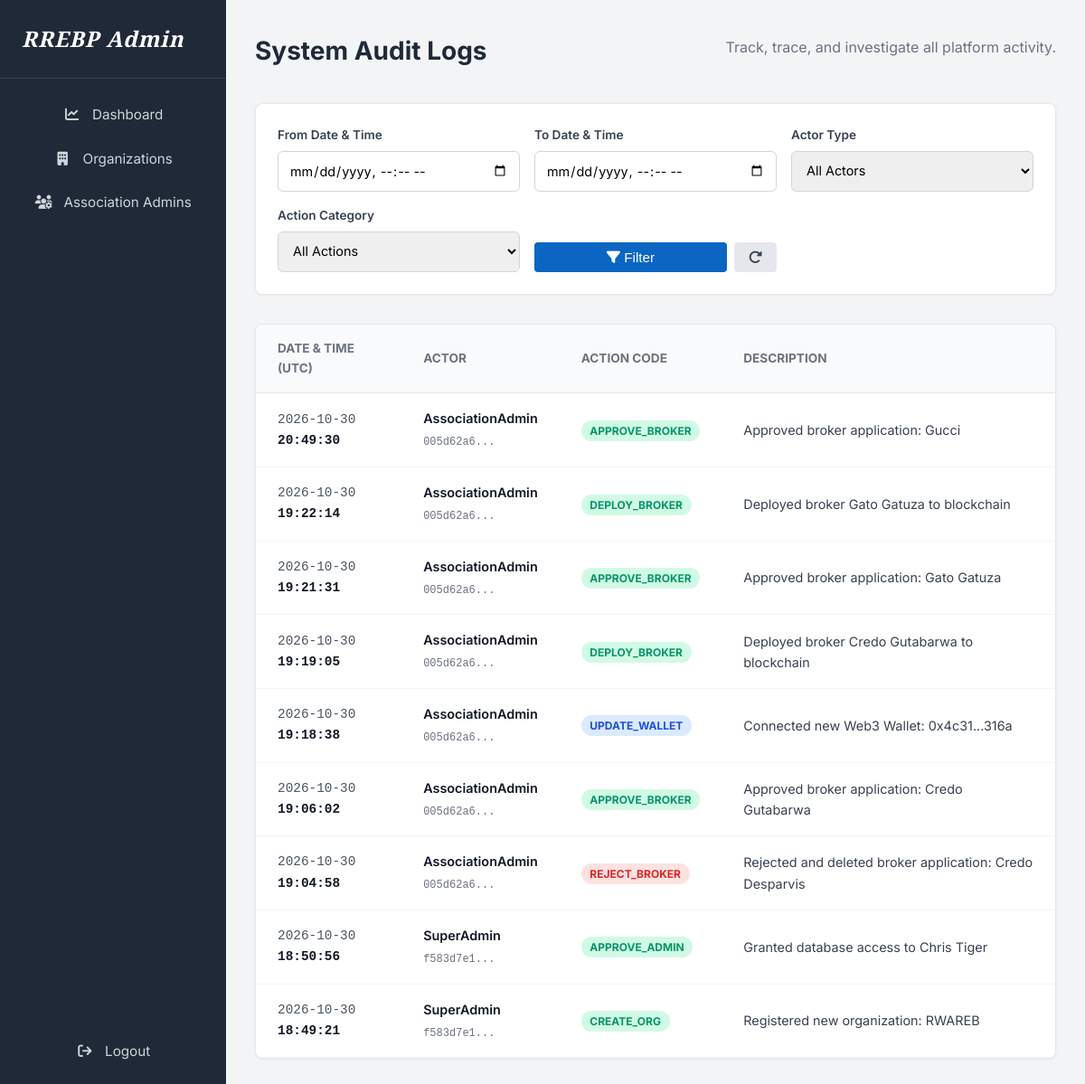
Screenshot of /spdash/audit-logs (signed in) with the database file from the repository.
### models.py (models this page shows)
class AuditLog(db.Model):
    __tablename__ = 'audit_logs'
    id = db.Column(db.String(36), primary_key=True, default=generate_uuid)
    actor_type = db.Column(db.String(50), nullable=False)
    actor_id = db.Column(db.String(36), nullable=False)
    action = db.Column(db.String(100), nullable=False)
    target_type = db.Column(db.String(50), nullable=True)
    target_id = db.Column(db.String(36), nullable=True)
    description = db.Column(db.Text, nullable=False)
    timestamp = db.Column(db.DateTime, default=datetime.utcnow)

### superadmin.py (the view)
@superadmin.route('/spdash/audit-logs')
@login_required
def audit_logs():
    query = AuditLog.query
    start_datetime = request.args.get('start_datetime')
    end_datetime = request.args.get('end_datetime')
    actor_type = request.args.get('actor_type')
    action_type = request.args.get('action_type')
    if start_datetime:
        try:
            start_dt = datetime.strptime(start_datetime, '%Y-%m-%dT%H:%M')
            query = query.filter(AuditLog.timestamp >= start_dt)
        except ValueError:
            pass # Ignore malformed dates
    if end_datetime:
        try:
            end_dt = datetime.strptime(end_datetime, '%Y-%m-%dT%H:%M')
            query = query.filter(AuditLog.timestamp <= end_dt)
        except ValueError:
            pass
    if actor_type:
        query = query.filter_by(actor_type=actor_type)
    if action_type:
        query = query.filter(AuditLog.action.contains(action_type))
    logs = query.order_by(AuditLog.timestamp.desc()).limit(500).all()
    return render_template("sp_audit_logs.html", logs=logs)

### superadmin.py (called while the page is built)
@superadmin.context_processor
def inject_pending_counts():
    if 'superadmin_id' in session:
        pending_admins_count = AssociationAdmin.query.filter_by(account_status='Pending').count()
        return dict(pending_admins_count=pending_admins_count)
    return dict(pending_admins_count=0)

def login_required(f):
    @wraps(f)
    def decorated_function(*args, **kwargs):
        if 'superadmin_id' not in session:
            return redirect(url_for('superadmin.login'))
        return f(*args, **kwargs)
    return decorated_function

### templates/sp_audit_logs.html (shortened to what this page needs)
{% extends "sp_base.html" %}
{% block content %}
<div class="admin-header">
    <h1>System Audit Logs</h1>
    <p style="color: #6B7280; margin-top: 0.5rem;">Track, trace, and investigate all platform activity.</p>
</div>
<div class="filter-bar">
    <form action="{{ url_for('superadmin.audit_logs') }}" method="GET" class="filter-grid">
        <div class="form-group">
            <label for="start_datetime">From Date & Time</label>
            <input type="datetime-local" id="start_datetime" name="start_datetime" value="{{ request.args.get('start_datetime', '') }}">
        </div>
        <div class="form-group">
            <label for="end_datetime">To Date & Time</label>
            <input type="datetime-local" id="end_datetime" name="end_datetime" value="{{ request.args.get('end_datetime', '') }}">
        </div>
        <div class="form-group">
            <label for="actor_type">Actor Type</label>
            <select name="actor_type" id="actor_type">
                <option value="">All Actors</option>
            </select>
        </div>
        <div class="form-group">
            <label for="action_type">Action Category</label>
            <select name="action_type" id="action_type">
                <option value="">All Actions</option>
            </select>
        </div>
        <div style="display: flex; gap: 0.5rem;">
            <button type="submit" class="btn-primary" style="flex: 1;"><i class="fa-solid fa-filter"></i> Filter</button>
            <a href="{{ url_for('superadmin.audit_logs') }}" class="btn-primary" style="background-color: #E5E7EB; color: #374151; display: flex; align-items: center; justify-content: center; padding: 0 1rem;" title="Clear Filters">
                <i class="fa-solid fa-rotate-right"></i>
            </a>
        </div>
    </form>
</div>
<div style="background: white; border: 1px solid #E5E7EB; border-radius: 8px; overflow: hidden; box-shadow: 0 1px 3px rgba(0,0,0,0.05);">
    <table style="width: 100%; border-collapse: collapse; text-align: left;">
        <thead>
            <tr style="background-color: #F9FAFB; border-bottom: 1px solid #E5E7EB;">
                <th style="padding: 1rem 1.5rem; font-size: 0.85rem; color: #6B7280; text-transform: uppercase;">Date & Time (UTC)</th>
                <th style="padding: 1rem 1.5rem; font-size: 0.85rem; color: #6B7280; text-transform: uppercase;">Actor</th>
                <th style="padding: 1rem 1.5rem; font-size: 0.85rem; color: #6B7280; text-transform: uppercase;">Action Code</th>
                <th style="padding: 1rem 1.5rem; font-size: 0.85rem; color: #6B7280; text-transform: uppercase;">Description</th>
            </tr>
        </thead>
        <tbody>
            {% for log in logs %}
                {% set badge_class = 'badge-gray' %}
                {% if 'APPROVE' in log.action or 'CREATE' in log.action or 'DEPLOY' in log.action %}
                    {% set badge_class = 'badge-green' %}
                {% elif 'REJECT' in log.action or 'DELETE' in log.action or 'REVOKE' in log.action %}
                    {% set badge_class = 'badge-red' %}
                {% elif 'UPDATE' in log.action %}
                    {% set badge_class = 'badge-blue' %}
                {% endif %}
            <tr style="border-bottom: 1px solid #F3F4F6;">
                <td style="padding: 1rem 1.5rem; font-family: monospace; font-size: 0.9rem; color: #4B5563;">
                    {{ log.timestamp.strftime('%Y-%m-%d') }} <br>
                    <strong style="color: #111827;">{{ log.timestamp.strftime('%H:%M:%S') }}</strong>
                </td>
                <td style="padding: 1rem 1.5rem;">
                    <span style="display: block; font-weight: 600; color: #111827; font-size: 0.9rem;">{{ log.actor_type }}</span>
                    <span style="font-size: 0.75rem; color: #6B7280; font-family: monospace;" title="Actor ID">{{ log.actor_id[:8] }}...</span>
                </td>
                <td style="padding: 1rem 1.5rem;">
                    <span class="{{ badge_class }}" style="padding: 0.25rem 0.6rem; border-radius: 99px; font-size: 0.75rem; font-weight: 700;">
                        {{ log.action }}
                    </span>
                </td>
                <td style="padding: 1rem 1.5rem; font-size: 0.9rem; color: #374151;">
                    {{ log.description }}
                </td>
            </tr>
            {% endfor %}
        </tbody>
    </table>
</div>
{% endblock %}

### static/css/style.css (style rules this page uses)
:root { --bg-white: #FFFFFF; --text-dark: #1F2937; --text-muted: #6B7280; --border-grey: #E5E7EB; --hover-grey: #F3F4F6; --btn-blue: #0A66C2; --btn-blue-hover: #004182; --footer-bg: #2f426b; }
body { font-family: 'Inter', sans-serif; background-color: var(--bg-white); color: var(--text-dark); margin: 0; padding: 0; line-height: 1.6; display: flex; flex-direction: column; min-height: 100vh; }
.btn-primary { background-color: var(--btn-blue); color: var(--bg-white); padding: 0.5rem 1.25rem; border-radius: 4px; text-decoration: none; font-weight: 500; font-size: 0.95rem; transition: background-color 0.2s; border: none; cursor: pointer; }
.form-group { display: flex; flex-direction: column; gap: 0.5rem; }
.form-group label { font-weight: 600; color: var(--text-dark); font-size: 0.95rem; }
.form-group input { padding: 0.75rem; border: 1px solid var(--border-grey); border-radius: 4px; font-size: 1rem; font-family: 'Inter', sans-serif; transition: border-color 0.2s, box-shadow 0.2s; }

### static/css/admin_style.css (style rules this page uses)
.admin-header { display: flex; justify-content: space-between; align-items: center; margin-bottom: 2rem; }
.admin-header h1 { margin: 0; font-size: 1.75rem; color: var(--text-dark); }

### templates/sp_audit_logs.html (style rules this page uses)
.filter-bar { background: white; padding: 1.5rem; border-radius: 8px; border: 1px solid #E5E7EB; margin-bottom: 2rem; box-shadow: 0 1px 3px rgba(0,0,0,0.05); }
.filter-grid { display: grid; grid-template-columns: repeat(auto-fit, minmax(200px, 1fr)); gap: 1rem; align-items: flex-end; }
.form-group { display: flex; flex-direction: column; gap: 0.4rem; }
.form-group label { font-size: 0.85rem; font-weight: 600; color: #374151; }
.form-group input, .form-group select { padding: 0.75rem; border: 1px solid #D1D5DB; border-radius: 6px; font-family: 'Inter', sans-serif; font-size: 0.9rem; }
.badge-green { background-color: #D1FAE5; color: #059669; }
.badge-red { background-color: #FEE2E2; color: #DC2626; }
.badge-blue { background-color: #DBEAFE; color: #1D4ED8; }

### rows the page displays
AuditLog: timestamp "2026-10-30", timestamp "20:49:30", actor_type "AssociationAdmin", actor_id "005d62a6", action "APPROVE_BROKER", description "Approved broker application: Gucci"
AuditLog: timestamp "2026-10-30", timestamp "19:22:14", actor_type "AssociationAdmin", actor_id "005d62a6", action "DEPLOY_BROKER", description "Deployed broker Gato Gatuza to blockchain"
AuditLog: timestamp "2026-10-30", timestamp "19:21:31", actor_type "AssociationAdmin", actor_id "005d62a6", action "APPROVE_BROKER", description "Approved broker application: Gato Gatuza"
AuditLog: timestamp "2026-10-30", timestamp "19:19:05", actor_type "AssociationAdmin", actor_id "005d62a6", action "DEPLOY_BROKER", description "Deployed broker Credo Gutabarwa to blockchain"
AuditLog: timestamp "2026-10-30", timestamp "19:18:38", actor_type "AssociationAdmin", actor_id "005d62a6", action "UPDATE_WALLET", description "Connected new Web3 Wallet: 0x4c31...316a"
AuditLog: timestamp "2026-10-30", timestamp "19:06:02", actor_type "AssociationAdmin", actor_id "005d62a6", action "APPROVE_BROKER", description "Approved broker application: Credo Gutabarwa"
AuditLog: timestamp "2026-10-30", timestamp "19:04:58", actor_type "AssociationAdmin", actor_id "005d62a6", action "REJECT_BROKER", description "Rejected and deleted broker application: Credo Desparvis"
AuditLog: timestamp "2026-10-30", timestamp "18:50:56", actor_type "SuperAdmin", actor_id "f583d7e1", action "APPROVE_ADMIN", description "Granted database access to Chris Tiger"
AuditLog: timestamp "2026-10-30", timestamp "18:49:21", actor_type "SuperAdmin", actor_id "f583d7e1", action "CREATE_ORG", description "Registered new organization: RWAREB"
